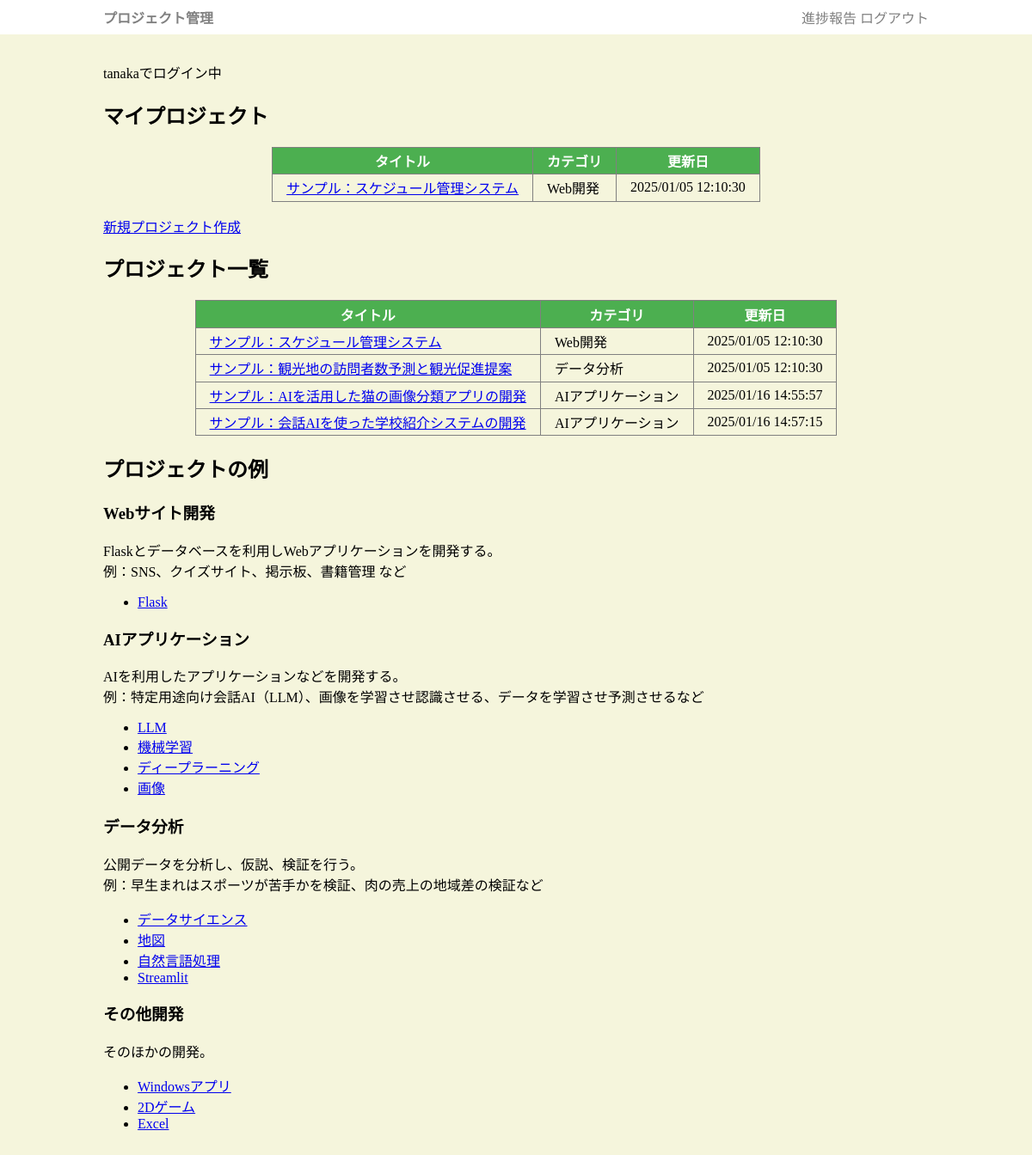
/ (signed in), run on an earlier commit of the app's database.
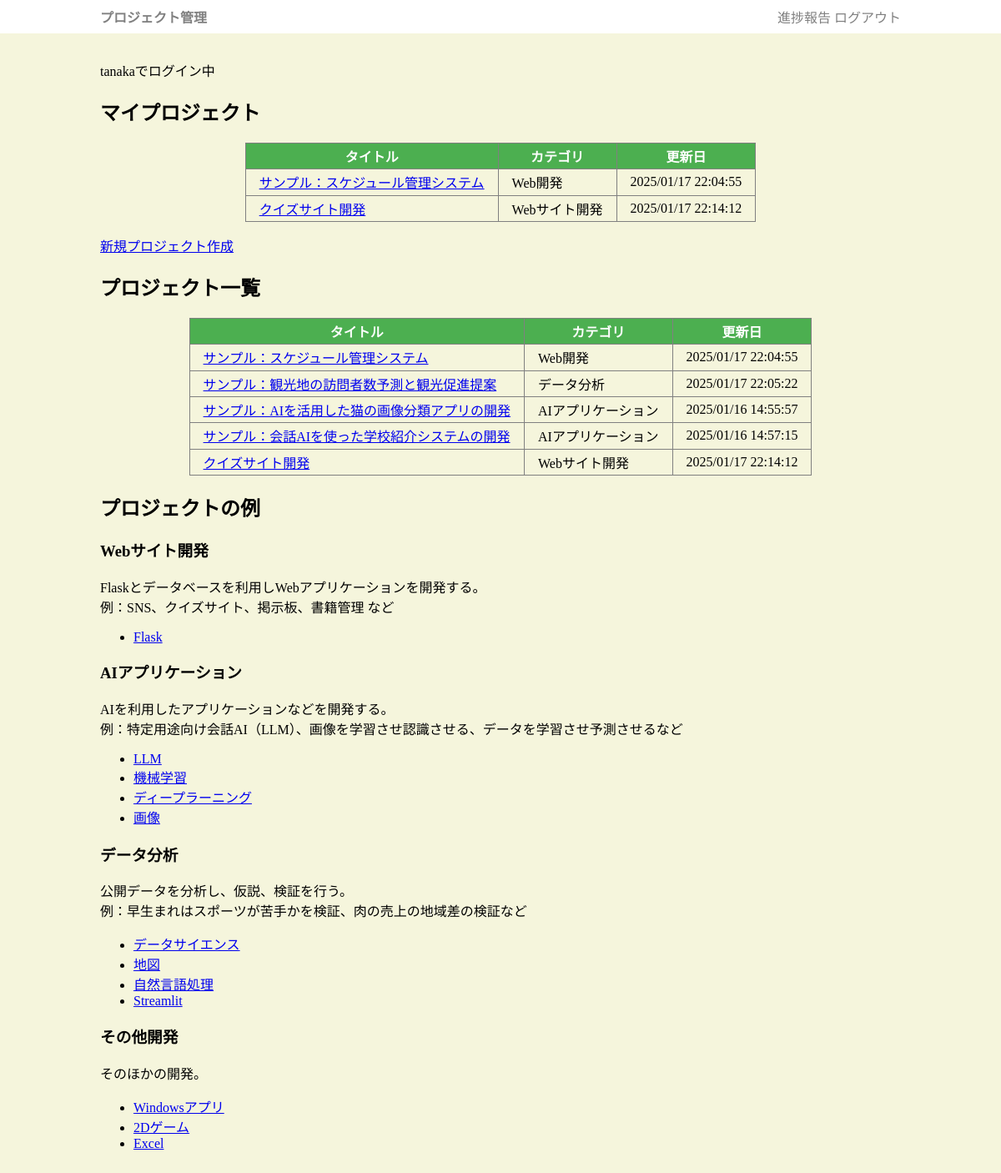
And on a later commit of the database.
### app.py (models this page shows, shortened)
class User(db.Model):
    uid = db.Column(db.Integer, primary_key=True)
    uname = db.Column(db.String(255))
    upass = db.Column(db.String(255))
    member = db.relationship('Member', backref='user', lazy=True)
    preport = db.relationship('Preport', backref='user', lazy=True)

class Member(db.Model):
    mid = db.Column(db.Integer, primary_key=True)
    pid = db.Column(db.Integer, db.ForeignKey("project.pid"))
    uid = db.Column(db.Integer, db.ForeignKey("user.uid"))

class Project(db.Model):
    pid = db.Column(db.Integer, primary_key=True)
    title = db.Column(db.String(255))
    category = db.Column(db.String(255))
    desc = db.Column(db.String(65545))
    updated_at = db.Column(db.DateTime, default=datetime.now)
    comment = db.Column(db.String(65545))
    member = db.relationship('Member', backref='project', lazy=True)
    plan = db.relationship('Plan', backref='project', lazy=True)

### app.py (the view)
@app.get('/')
def index():
    if "uid" not in session:
        return redirect("/login")
    rows = Project.query.all()
    user =  User.query.get_or_404(session['uid'])
    return render_template("index.html", rows=rows, user=user)

### templates/index.html (shortened to what this page needs)
{% extends "base.html" %}
{% block main %}
    <p>{{user.uname}}でログイン中</p>
    <h2>マイプロジェクト</h2>
    {% if user.member %}
        <table class="plist">
        <tr><th>タイトル</th><th>カテゴリ</th><th>更新日</th></tr>
        {% for m in user.member %}
        <tr>
            <td class="title"><a href="/project/{{m.project.pid}}">{{m.project.title}}</a></div>
            <td class="category">{{m.project.category}}</a></div>
            <td class="hi">{{m.project.updated_at.strftime('%Y/%m/%d %H:%M:%S')}}</div>
        </tr>
        {% endfor %}
        </table>
        <p><a href="/project_add" class="btn">新規プロジェクト作成</a></p>
    {% else %}
    <div>
        <p>プロジェクトに参加していません。新規プロジェクトを作成するか、既存のプロジェクトのメンバーに参加を申し入れてください。</p>
        <p><a href="/project_add" class="btn">新規プロジェクト作成</a></p>
    </div>
    {% endif %}
    <h2>プロジェクト一覧</h2>
    <table class="plist">
        <tr><th>タイトル</th><th>カテゴリ</th><th>更新日</th></tr>
        {% for r in rows %}
        <tr>
            <td class="title"><a href="/project/{{r.pid}}">{{r.title}}</a></div>
            <td class="category">{{r.category}}</a></div>
            <td class="hi">{{r.updated_at.strftime('%Y/%m/%d %H:%M:%S')}}</div>
        </tr>
        {% endfor %}
    </table>
    <h2>プロジェクトの例</h2>
    <h3>Webサイト開発</h3>
    <p>Flaskとデータベースを利用しWebアプリケーションを開発する。<br>
    例：SNS、クイズサイト、掲示板、書籍管理 など</p>
    <ul>
    <li><a href="http://www.dicre.com/python/flask/">Flask</a></li>
    </ul>
    <h3>AIアプリケーション</h3>
    <p>AIを利用したアプリケーションなどを開発する。<br>
    例：特定用途向け会話AI（LLM）、画像を学習させ認識させる、データを学習させ予測させるなど</p>
    <ul>
    <li><a href="http://www.dicre.com/python/llm/">LLM</a></li>
    <li><a href="http://www.dicre.com/python/ml/">機械学習</a></li>
    <li><a href="http://www.dicre.com/python/deep/">ディープラーニング</a></li>
    <li><a href="http://www.dicre.com/python/image.html">画像</a></li>
    </ul>
    <h3>データ分析</h3>
    <p>公開データを分析し、仮説、検証を行う。<br>
    例：早生まれはスポーツが苦手かを検証、肉の売上の地域差の検証など</p>
    <ul>
    <li><a href="http://www.dicre.com/python/ds">データサイエンス</a></li>
    <li><a href="http://www.dicre.com/python/map/">地図</a></li>
    <li><a href="http://www.dicre.com/python/nlp/">自然言語処理</a></li>
    <li><a href="http://www.dicre.com/python/streamlit/">Streamlit</a></li>
    </ul>
    <h3>その他開発</h3>
    <p>そのほかの開発。</p>
    <ul>
    <li><a href="http://www.dicre.com/python/gui.html">Windowsアプリ</a></li>
    <li><a href="http://www.dicre.com/python/pygame/">2Dゲーム</a></li>
    <li><a href="http://www.dicre.com/python/pyexcel.html">Excel</a></li>
    </ul>
{% endblock %}

### templates/base.html (shortened to what this page needs)
<!DOCTYPE html>
<html>
<head>
    <link rel="stylesheet" href="/static/style.css">
</head>
<body>
<header>
    <h2><a href="/">プロジェクト管理</a></h2>
    <div>
        {% if "uid" in session %}
        <a href="/preport">進捗報告</a>
        <a href="/logout">ログアウト</a>
        {% endif %}
    </div>
    </header>
<main>
{% block main %}
{% endblock %}
</main>
</body>
</html>

### static/style.css (style rules this page uses)
body { padding: 0; margin: 0; background-color: beige; }
main { padding: 1em 10%; }
header { padding: 0.5em 10% ; background-color:white; display: flex; justify-content: space-between; }
header a { text-decoration: none; color:gray; }
header h2 { margin: 0; font-size: medium; }
table { border-collapse: collapse; margin: 1em auto; }
td,th { border:1px solid gray; padding: 0.2em 1em; }
th { background-color: #4CAF50; color:white; }

What changed in the data, as far as the page shows it:
changed through a linked row, Member "サンプル：スケジュール管理システム": project.updated_at "2025/01/05 12:10:30" → "2025/01/17 22:04:55"
added Member: project "クイズサイト開発", project.category "Webサイト開発", project.updated_at "2025/01/17 22:14:12"
changed Project "サンプル：スケジュール管理システム": updated_at "2025/01/05 12:10:30" → "2025/01/17 22:04:55"
changed Project "サンプル：観光地の訪問者数予測と観光促進提案": updated_at "2025/01/05 12:10:30" → "2025/01/17 22:05:22"
added Project: title "クイズサイト開発", category "Webサイト開発", updated_at "2025/01/17 22:14:12"
